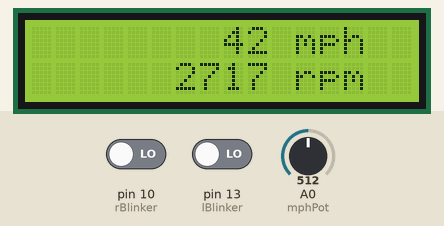
This sketch was run on a simulated Arduino Uno, built with avr-gcc and run on an emulated ATmega328P. On the bench: 16×2 character LCD. Inputs (shaded band) come from the test bench; at power-on: pin 10 (rBlinker) LOW, A0 (mphPot) = 512, pin 13 (lBlinker) LOW.

Above: at 1.2 s.
1.3 s: pin 10 (rBlinker) driven HIGH
4.3 s: A0 (mphPot) set to 204
At 4.7 s:
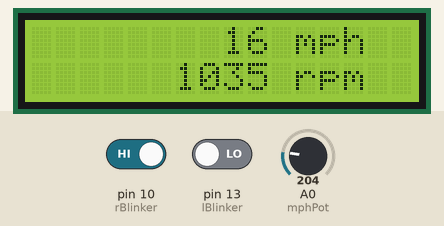
5.8 s: A0 (mphPot) set to 179
At 6.2 s:
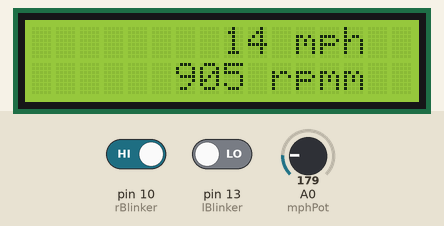
8.3 s: pin 13 (lBlinker) driven HIGH
11.3 s: A0 (mphPot) set to 128
At 11.7 s:
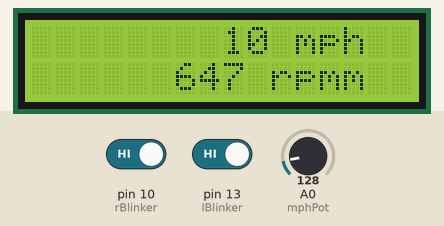
12.8 s: A0 (mphPot) set to 113
At 13.1 s:
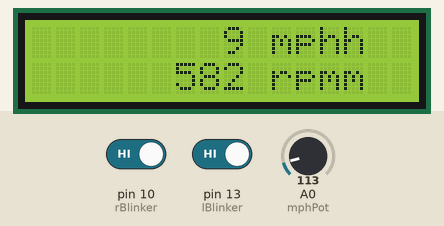
Timing chart, 0 to 15.8 s (numbered marks = the images above; inputs shaded):
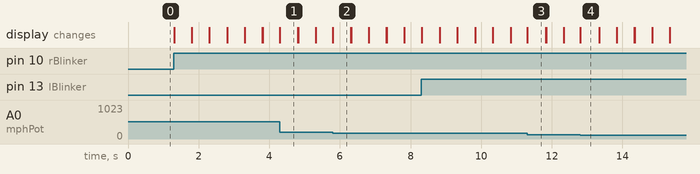

Measured:
- the behaviour switches between 193 and 192 on A0 (mphPot) (found by bisection; images 1 and 2)
- the behaviour switches between 121 and 120 on A0 (mphPot) (found by bisection; images 3 and 4)
- after the input at 4.3 s, the display: changes at once (image 1)
- after the input at 5.8 s, the display: changes at once (image 2)
- after the input at 11.3 s, the display: changes at once (image 3)
- after the input at 12.8 s, the display: changes at once (image 4)
- what the display in image 1 shows lasts 0.5 s, from 4.3 s to 4.8 s

The sketch:

motorduino.ino
```cpp
//Arduino references https://www.arduino.cc/en/Reference/HomePage
// include the library code:
#include <LiquidCrystal.h>

// initialize the library with the numbers of the interface pins
LiquidCrystal lcd(12,11,9,8,7,6,5,4,3,2);

const int			mphPot = A0;
const int			lBlinker = 13;
const int			rBlinker = 10;
const long			interval1k = 250;

float		        gearRatio = 0.015455;

int			        mph = 0;
int			        rpm = 0;
int			        mphPotValue = 0;
int			        blinkerLastVal = 0;
int			        lBlinkerState = 0;
int			        rBlinkerState = 0;
int			        currentBlinker = 0;
int					interval = 0;

unsigned long		currentMillis = 0;
unsigned long		previousMillis = 0;


void setup() {
  pinMode(mphPot,INPUT);
  pinMode(lBlinker,INPUT);
  pinMode(rBlinker,INPUT);

  // set up the LCD's number of columns and rows: (123d.circuits.io only?)
  lcd.begin(16,2);
  lcd.clear();

  //Place MPH and RPM on the screen.
//  lcd.setCursor(10,0);
//  lcd.print("mph");
//  lcd.setCursor(10,1);
//  lcd.print("rpm");
}


void loop() {

  //MPH Logic
  mphPotValue = analogRead(mphPot);
  mph = map(mphPotValue,0,1023,0,85);
  lcd.setCursor(8,0);
  lcd.print(mph);
  lcd.print(" mph");

  //RPM Logic
  lcd.setCursor(6,1);
  rpm = mph / gearRatio;
  lcd.print(rpm);
  lcd.print(" rpm");

  //Blinkers
  lBlinkerState = digitalRead(lBlinker);
  rBlinkerState = digitalRead(rBlinker);
  if (lBlinkerState == HIGH || rBlinkerState == HIGH){
    if (lBlinkerState == HIGH) {currentBlinker = 1;}
    else if (rBlinkerState == HIGH) {currentBlinker = 2;}
  } else {currentBlinker = 0;}

  switch (currentBlinker){
    case 1:
    currentMillis = millis();
      if (currentMillis - previousMillis >= interval1k) {
    // save the last time the blinker blinked
    previousMillis = currentMillis;

    // if the LED is off turn it on and vice-versa:
    	lcd.setCursor(0,1);
  		lcd.print("<");
    } else {
		lcd.setCursor(0,1);
        lcd.print(" ");
    }
    break;

    case 2:
    currentMillis = millis();
      if (currentMillis - previousMillis >= interval1k) {
    // save the last time the blinker blinked
    previousMillis = currentMillis;

    // if the LED is off turn it on and vice-versa:
    	lcd.setCursor(15,1);
  		lcd.print(">");
    } else {
		lcd.setCursor(15,1);
        lcd.print(" ");
    }
    	break;

    default:
    	currentBlinker = 0;
    	break;
  }

}
```
